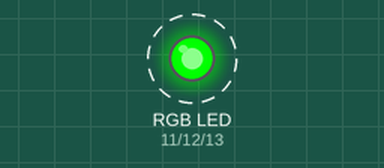
Recording of a sketch running on a simulated Arduino Uno, built with avr-gcc and run on an emulated ATmega328P. On the bench: an RGB LED mixed from three pins (HIGH = lit). Dashed ring = blinking.

Above: at 0.5 s.
Timing chart, 0 to 4.6 s (numbered marks = the images above):
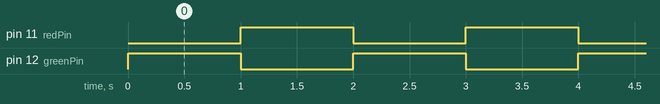

The sketch:

RGB.ino
```cpp
int redPin= 11;
int greenPin = 12;
int bluePin = 13;

void setup() {
  pinMode(redPin, OUTPUT);
  pinMode(greenPin, OUTPUT);
  pinMode(bluePin, OUTPUT);
}

void loop() {
  setColor(0, 255, 0); // Green Color
  delay(1000);
  setColor(255, 0, 0); // Blue Color
  delay(1000);
}

void setColor(int redValue, int greenValue, int blueValue) {
  analogWrite(redPin, redValue);
  analogWrite(greenPin, greenValue);
  analogWrite(bluePin, blueValue);
}
```

Measured:
- by itself, pin 11 (redPin), pin 12 (greenPin): alternates HIGH for 1.0 s and LOW for 1.0 s
